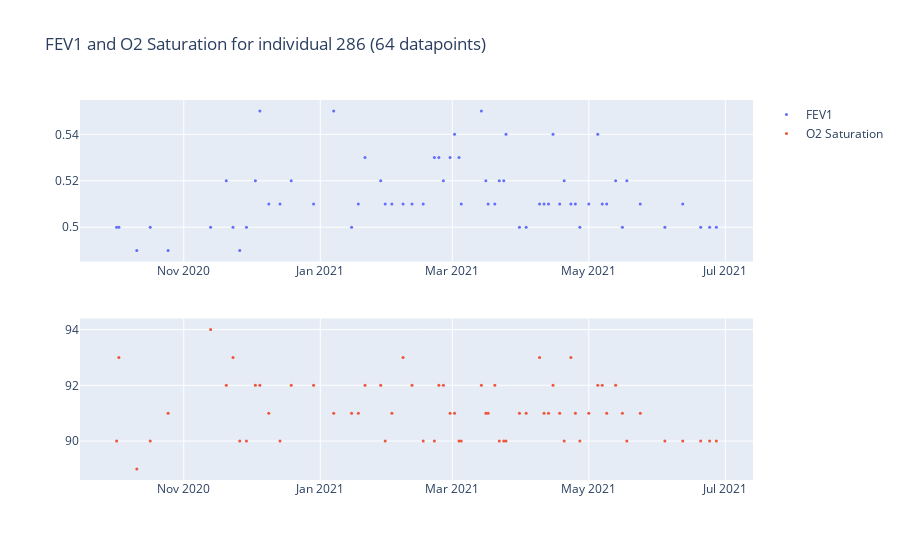

The notebook cell this image was saved under:
### Markdown cell above
#### Specific individuals

### Code cell
# ID 286
plot_fev1_o2(df, ["286"], lf_col="FEV1", o2_col="O2 Saturation")
